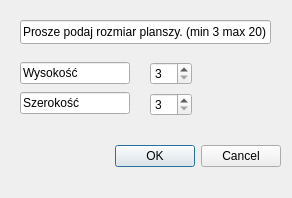
<?xml version="1.0" encoding="UTF-8"?>
<ui version="4.0">
 <class>windowStartDialog</class>
 <widget class="QDialog" name="windowStartDialog">
  <property name="geometry">
   <rect>
    <x>0</x>
    <y>0</y>
    <width>292</width>
    <height>198</height>
   </rect>
  </property>
  <property name="windowTitle">
   <string>Dialog</string>
  </property>
  <widget class="QDialogButtonBox" name="buttonBox">
   <property name="geometry">
    <rect>
     <x>-60</x>
     <y>140</y>
     <width>341</width>
     <height>32</height>
    </rect>
   </property>
   <property name="orientation">
    <enum>Qt::Horizontal</enum>
   </property>
   <property name="standardButtons">
    <set>QDialogButtonBox::Cancel|QDialogButtonBox::Ok</set>
   </property>
  </widget>
  <widget class="QLineEdit" name="lineEdit">
   <property name="geometry">
    <rect>
     <x>20</x>
     <y>20</y>
     <width>251</width>
     <height>24</height>
    </rect>
   </property>
   <property name="text">
    <string>Prosze podaj rozmiar planszy. (min 3 max 20)</string>
   </property>
   <property name="readOnly">
    <bool>true</bool>
   </property>
  </widget>
  <widget class="QWidget" name="">
   <property name="geometry">
    <rect>
     <x>150</x>
     <y>60</y>
     <width>42</width>
     <height>58</height>
    </rect>
   </property>
   <layout class="QVBoxLayout" name="verticalLayout">
    <item>
     <widget class="QSpinBox" name="heightSpinBox">
      <property name="minimum">
       <number>3</number>
      </property>
      <property name="maximum">
       <number>20</number>
      </property>
     </widget>
    </item>
    <item>
     <widget class="QSpinBox" name="widthSpinBox">
      <property name="minimum">
       <number>3</number>
      </property>
      <property name="maximum">
       <number>20</number>
      </property>
     </widget>
    </item>
   </layout>
  </widget>
  <widget class="QWidget" name="">
   <property name="geometry">
    <rect>
     <x>20</x>
     <y>60</y>
     <width>110</width>
     <height>56</height>
    </rect>
   </property>
   <layout class="QVBoxLayout" name="verticalLayout_2">
    <item>
     <widget class="QLineEdit" name="lineEdit_2">
      <property name="text">
       <string>Wysokość</string>
      </property>
      <property name="readOnly">
       <bool>true</bool>
      </property>
     </widget>
    </item>
    <item>
     <widget class="QLineEdit" name="lineEdit_3">
      <property name="text">
       <string>Szerokość</string>
      </property>
      <property name="readOnly">
       <bool>true</bool>
      </property>
     </widget>
    </item>
   </layout>
  </widget>
 </widget>
 <resources/>
 <connections>
  <connection>
   <sender>buttonBox</sender>
   <signal>accepted()</signal>
   <receiver>windowStartDialog</receiver>
   <slot>accept()</slot>
   <hints>
    <hint type="sourcelabel">
     <x>248</x>
     <y>254</y>
    </hint>
    <hint type="destinationlabel">
     <x>157</x>
     <y>274</y>
    </hint>
   </hints>
  </connection>
  <connection>
   <sender>buttonBox</sender>
   <signal>rejected()</signal>
   <receiver>windowStartDialog</receiver>
   <slot>reject()</slot>
   <hints>
    <hint type="sourcelabel">
     <x>316</x>
     <y>260</y>
    </hint>
    <hint type="destinationlabel">
     <x>286</x>
     <y>274</y>
    </hint>
   </hints>
  </connection>
 </connections>
</ui>
